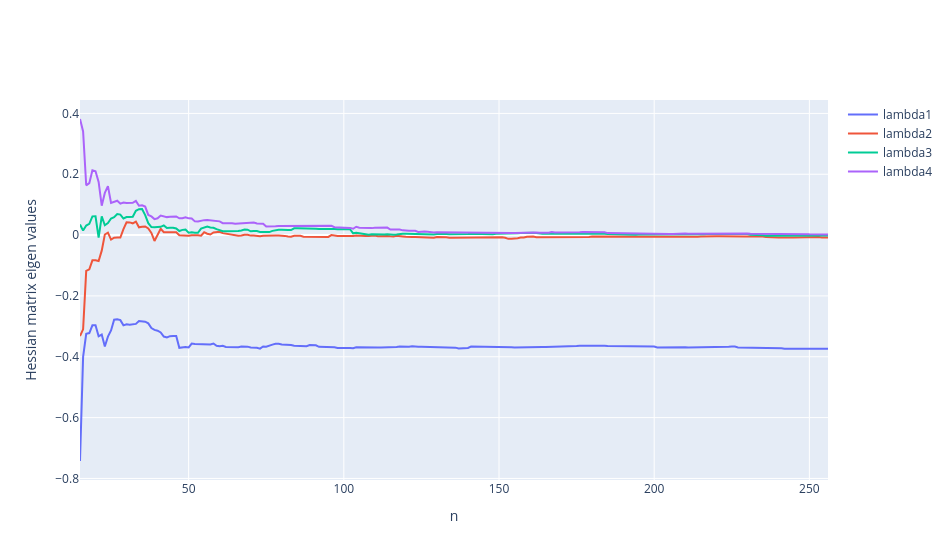
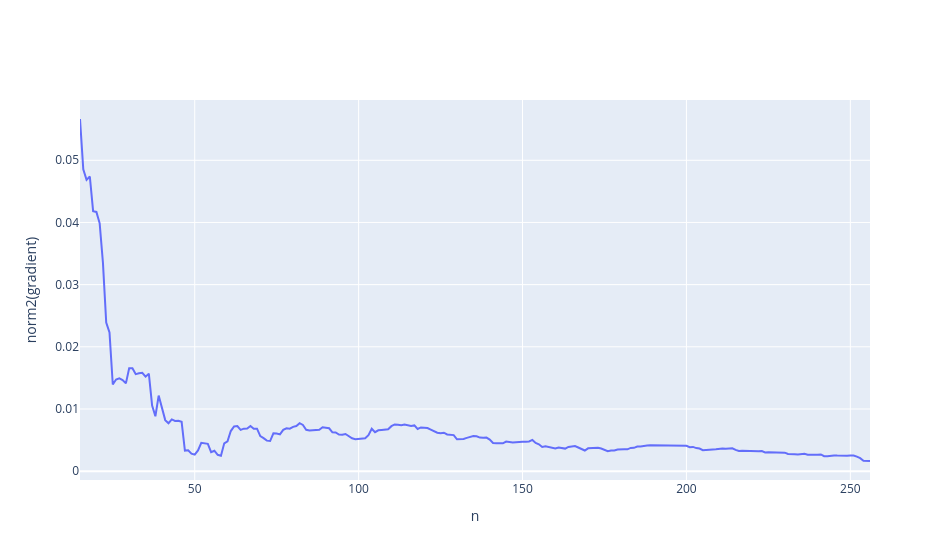
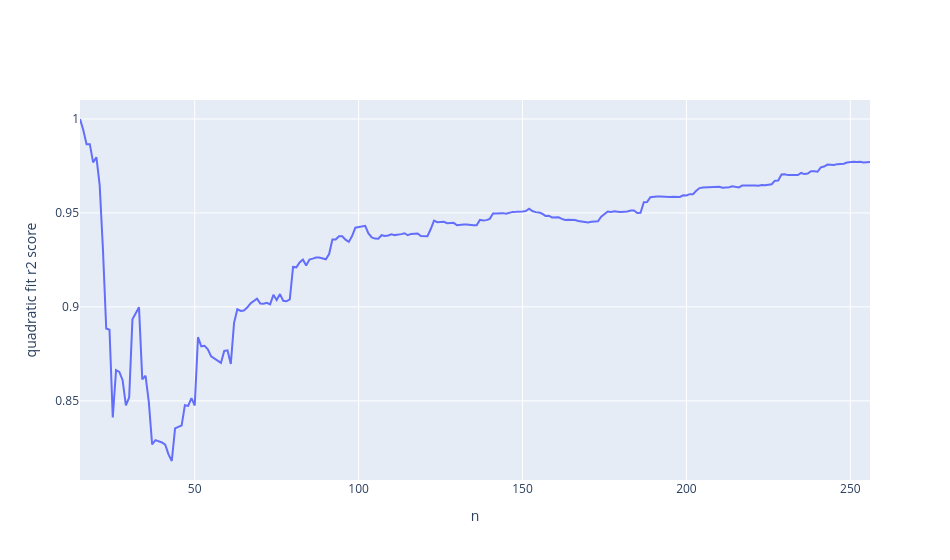

Here is the notebook cell these charts were saved with, in order:
### Code cell
# How many points (minimum) do we need to fit a quadratic model?
poly_reg = PolynomialFeatures(degree=2)
quadratic_monomials = poly_reg.fit_transform(samples)
min_n = quadratic_monomials.shape[1]
print(
    f"In dimension {dim}, one needs at least {min_n} points to fit a quadratic model")


n_vector = np.arange(min_n, N + 1, 1)
eigenvalues = []
r2_scores = []
gradients = []
for n in n_vector:
    x = samples[x_order[:n], :]
    y = likelihood_values[x_order[:n]]
    H, gradient, r2_score = fit_quadratic_model(x, y)
    eigen_decomposition = np.linalg.eig(H)
    eigenvalues.append(np.sort(eigen_decomposition.eigenvalues))
    r2_scores.append(r2_score)
    gradients.append(np.linalg.norm(gradient, ord=2))
eigenvalues = np.array(eigenvalues)

fig = go.Figure(
    go.Scatter(x=n_vector, y=eigenvalues[:, 0], name=f"lambda1", mode="lines")
)
for k in range(1, 4):
    fig.add_scatter(
        x=n_vector, y=eigenvalues[:, k], mode="lines", name=f"lambda{k+1}")
fig.update_layout(width=950, xaxis_title="n",
                  yaxis_title="Hessian matrix eigen values")
fig.show()

fig = go.Figure(go.Scatter(x=n_vector, y=gradients, mode="lines"))
fig.update_layout(width=950, xaxis_title="n", yaxis_title="norm2(gradient)")
fig.show()

fig = go.Figure(go.Scatter(x=n_vector, y=r2_scores, mode="lines"))
fig.update_layout(width=950, xaxis_title="n",
                  yaxis_title="quadratic fit r2 score")
fig.show()

### Figure 1 — Plotly figure (JSON) as saved in the notebook; plotly's stock layout.template omitted (floating-point values rounded to 4 significant figures; data arrays with more than 128 entries replaced by an {"elided": "..."} marker saying what was removed)
{"data": [{"mode": "lines", "name": "lambda1", "type": "scatter", "x": {"elided": "242 int values"}, "y": {"elided": "242 float values"}}, {"mode": "lines", "name": "lambda2", "type": "scatter", "x": {"elided": "242 int values"}, "y": {"elided": "242 float values"}}, {"mode": "lines", "name": "lambda3", "type": "scatter", "x": {"elided": "242 int values"}, "y": {"elided": "242 float values"}}, {"mode": "lines", "name": "lambda4", "type": "scatter", "x": {"elided": "242 int values"}, "y": {"elided": "242 float values"}}], "layout": {"width": 950, "xaxis": {"title": {"text": "n"}}, "yaxis": {"title": {"text": "Hessian matrix eigen values"}}}}

### Figure 2 — Plotly figure (JSON) as saved in the notebook; plotly's stock layout.template omitted (floating-point values rounded to 4 significant figures; data arrays with more than 128 entries replaced by an {"elided": "..."} marker saying what was removed)
{"data": [{"mode": "lines", "type": "scatter", "x": {"elided": "242 int values"}, "y": {"elided": "242 float values"}}], "layout": {"width": 950, "xaxis": {"title": {"text": "n"}}, "yaxis": {"title": {"text": "norm2(gradient)"}}}}

### Figure 3 — Plotly figure (JSON) as saved in the notebook; plotly's stock layout.template omitted (floating-point values rounded to 4 significant figures; data arrays with more than 128 entries replaced by an {"elided": "..."} marker saying what was removed)
{"data": [{"mode": "lines", "type": "scatter", "x": {"elided": "242 int values"}, "y": {"elided": "242 float values"}}], "layout": {"width": 950, "xaxis": {"title": {"text": "n"}}, "yaxis": {"title": {"text": "quadratic fit r2 score"}}}}
